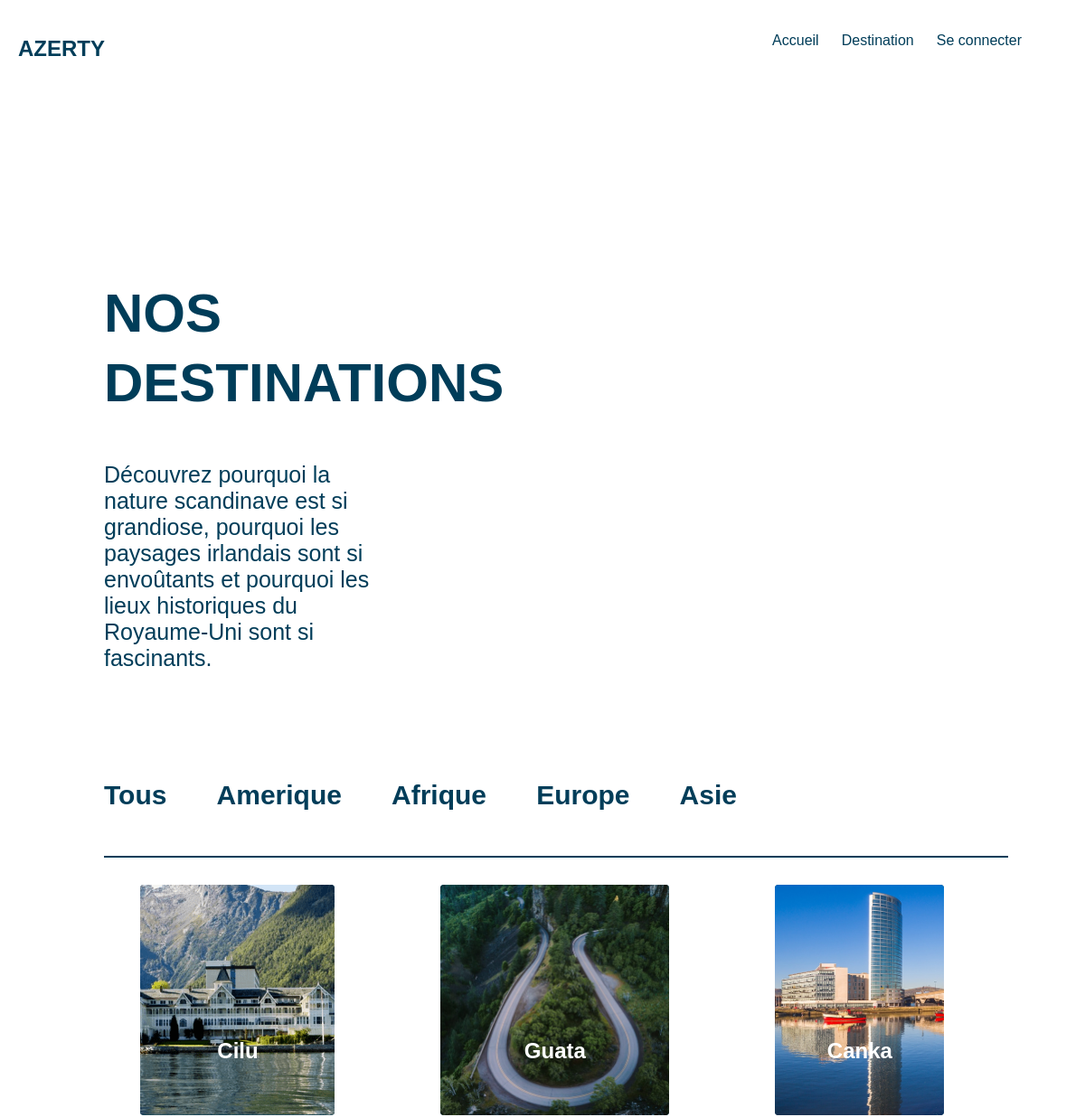
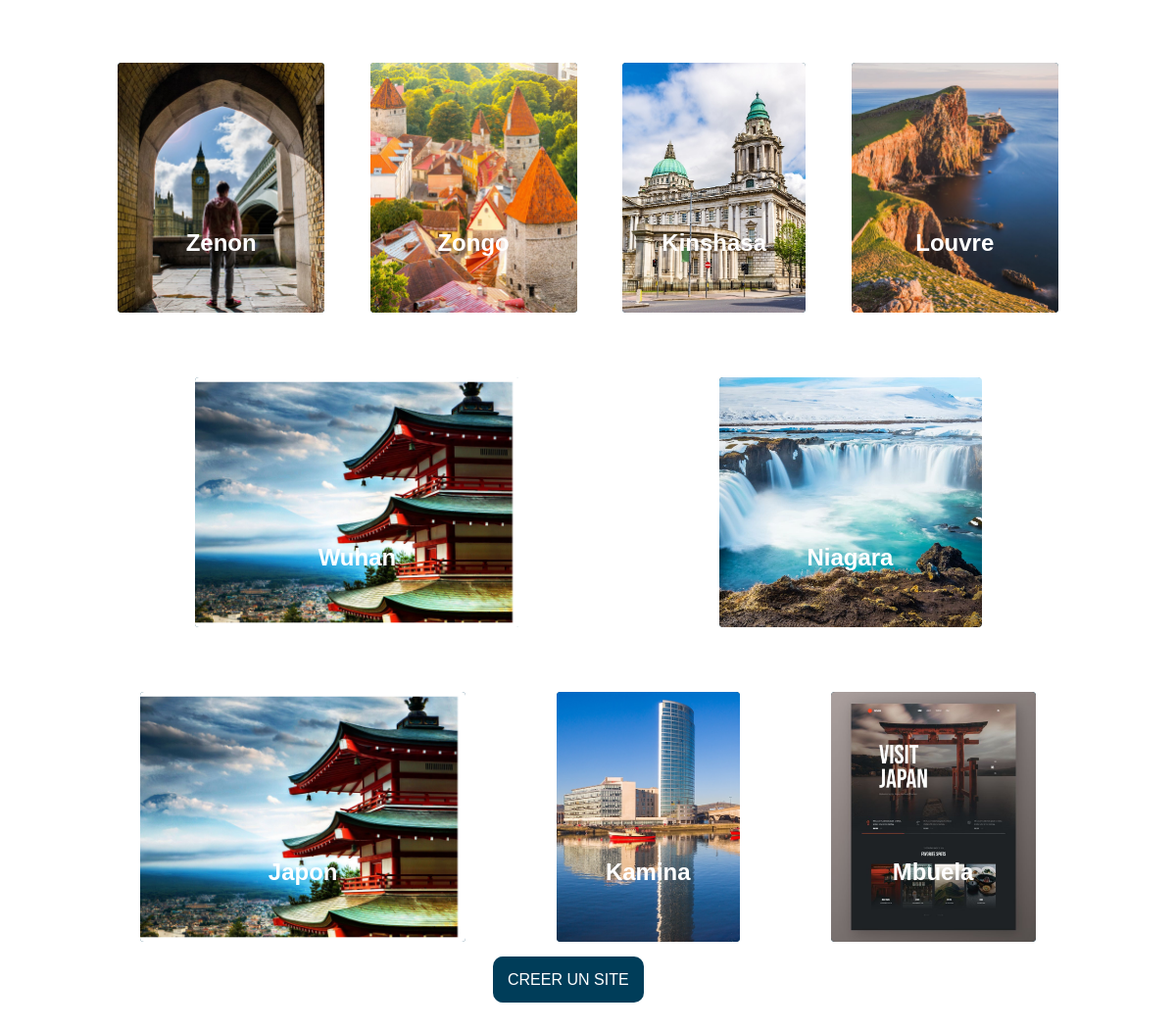
Page /view/html/destination.php on the committed database (2 pictures, top to bottom).
### tables this page shows
CREATE TABLE IF NOT EXISTS `continents` (
  `id` int(11) NOT NULL AUTO_INCREMENT,
  `idContinent` varchar(10) NOT NULL,
  `nom` varchar(10) NOT NULL,
  `photoPath` varchar(50) NOT NULL,
  `description` text NOT NULL,
  PRIMARY KEY (`id`)
);

CREATE TABLE IF NOT EXISTS `medias` (
  `id` int(11) NOT NULL AUTO_INCREMENT,
  `idSite` varchar(10) NOT NULL,
  `path` varchar(100) NOT NULL,
  PRIMARY KEY (`id`)
);

CREATE TABLE IF NOT EXISTS `destinations` (
  `idSite` varchar(10) NOT NULL,
  `idUser` varchar(10) NOT NULL,
  `continent` varchar(20) NOT NULL,
  `pays` varchar(20) NOT NULL,
  `coordonnees` varchar(50) NOT NULL,
  `nom` varchar(100) NOT NULL,
  `description` text NOT NULL,
  PRIMARY KEY (`idSite`)
);

### model/Database.php (called while the page is built, shortened)
<?php
class Database
{
    public $database;
    public function __construct($url, $username, $password)
    {
        $this -> database = new PDO($url, $username, $password);
    }
    public function getRandomContinent()
    {
        try
        {
            $all = $this -> database -> prepare('SELECT * FROM continents');
            $all -> execute();
        }catch(PDOException $e){
            die($e -> getMessage());
        }
        $yes = $all -> fetchAll(PDO::FETCH_ASSOC);
        return $yes;
    }
    public function getRandomDestination($precision = 'tous')
    {
        try
        {
            if($precision == 'tous')
            {
                $all = $this -> database -> prepare('SELECT m.path, m.idSite, d.idSite, d.nom FROM medias m JOIN destinations d WHERE m.idSite = d.idSite');
                $all -> execute();
            }
            else
            {
                $all = $this -> database -> prepare('SELECT m.path, m.idSite, d.idSite, d.nom, d.continent FROM medias m JOIN destinations d WHERE m.idSite = d.idSite AND d.continent = :continent');
                $all -> execute(array(
                    'continent' => $precision
                ));
            }
        }catch(PDOException $e){
            die($e -> getMessage());
        }
        $yes = $all -> fetchAll(PDO::FETCH_ASSOC);
        return $yes;
    }
}
?>

### controller/destinationController.php (the view, shortened to what this page needs)
<?php
require_once dirname(__DIR__, 1).DIRECTORY_SEPARATOR.'model'.DIRECTORY_SEPARATOR.'Database.php';
class destination
{
    public $database;
    public function __construct()
    {
        $this -> database = new Database(URL, USERNAME, PASSWORD);
    }
    public function getRandomDestination($precision = 'tous')
    {
        $rand = array();
        $randNom = array();
        $random = $this -> database -> getRandomDestination($precision);
        for($i = 0; $i < count($random); $i ++)
        {
            $verf = rand(0, count($random)-1);
            if(in_array($verf, $rand))
            {
                $i --;
            }
            else
            {
                if(!in_array($random[$verf]['nom'], $randNom))
                {
                    $randNom[] = $random[$verf]['nom'];
                    echo '<div class="carteImage">
                            <a href="./destinationPerso.php?idDest='. $random[$verf]['idSite'] .'">
                                <h6 class="imageTitle">'. ucfirst($random[$verf]['nom']) .'</h6>
                                <div class="imageDestinationCarte">
                                <img src="'. $random[$verf]['path'] .'" alt="'. $random[$verf]['nom'] .'">
                                </div>
                            </a>
                         </div>';
                }
                $rand[] = $verf;
            }
        }
    }
    public function getRandomContinent()
    {
        $rand = array();
        $random = $this -> database -> getRandomContinent();
        for($i = 0; $i < count($random); $i ++)
        {
            $verf = rand(0, count($random)-1);
            if(in_array($verf, $rand))
            {
                $i --;
            }
            else
            {
                $rand[] = $verf;
                echo '<div class="endroit">
                        <a href="./destination.php?idContinent='. $random[$verf]['idContinent'] .'">
                            <h2>'. $random[$verf]['nom'] .'</h2>
                        </a>
                     </div>';
            }
        }
    }
}
?>

### view/html/header.php (shortened to what this page needs)
<?php
class header
{
    public function __construct($titre, $style)
    { ?>
        <!DOCTYPE html>
        <html lang="fr" dir="ltr">
        <head>
            <link rel="stylesheet" href="<?= $style ?>">
            <link rel='stylesheet' href='https://cdnjs.cloudflare.com/ajax/libs/font-awesome/5.14.0/css/all.min.css'>
            <link rel="stylesheet" href="https://cdnjs.cloudflare.com/ajax/libs/animate.css/4.1.1/animate.min.css">
        </head>
        <header>
        <?php
    }
    public function nav()
    {
        ?>
            <nav>
                <a href="./index.php">
                    <h1>AZERTY</h1>
                </a>
                <div class="onglets">
                    <ul>
                        <li><a href="./index.php">Accueil</a></li>
                        <li><a href="./destination.php">Destination</a></li>
                        <?php
                        if ($_SESSION['nom'] == null) {
                            echo '<li><a href="./login.php">Se connecter</a></li>';
                        } else {
                            echo '<li><a href="./deconnexion.php">Déconnexion</a></li>';
                        }
                        ?>
                    </ul>
                </div>
            </nav>
        </header>
        </html>
<?php }
}

### view/html/destination.php (shortened to what this page needs)
<?php
include('header.php');
require_once dirname(__DIR__, 2) . DIRECTORY_SEPARATOR . 'controller' . DIRECTORY_SEPARATOR . 'destinationController.php';
$header = new header('Destinations', '../Css/style2.css');
$header->nav();
$destination = new destination();
$idContinent = isset($_GET['idContinent']) ? $_GET['idContinent'] : null;
?>
<div class=generale>
    <section class="sousHeader">
        <h1 class="notreDescription">
            Nos Destinations
        </h1>
        <p class="littleDescription">Découvrez pourquoi la nature scandinave est si grandiose, pourquoi les paysages irlandais sont si envoûtants et pourquoi les lieux historiques du Royaume-Uni sont si fascinants.
        </p>
    </section>
    <section class="boxDestination" id="continent">
        <div class="listeDestination">
            <div class="endroit">
                <a href="./destination.php">
                <h2>Tous</h2>
                </a>
            </div>
            <?php
                $destination -> getRandomContinent();
            ?>
        </div>
    </section>
    <section class="imageDestination">
        <?php
        if($idContinent == null)
        {
            $destination->getRandomDestination();
        }
        else
        {
            $destination->getRandomDestination($idContinent);
        }
        ?>
    </section>
            <a href="./creationSite.php" class="btn btn-destination" style="margin-left: 40%;">
                CREER UN SITE
            </a>
</div>
</body>
</html>

### view/Css/style2.css (style rules this page uses)
a { text-decoration: none; color: #003d59; }
h1,h2,h3,h4,h5,h6,p,li,a { color: #003d59; }
header { top: 2; left: 0; width: 100%; }
header nav { display: flex; flex-wrap: wrap; justify-content: space-between; padding: 20px; top: 0;display: flex; flex-wrap: wrap; justify-content: space-between; padding: 20px; top: 0; }
nav .onglets { display: flex; }
nav ul { list-style-type: none; }
header nav ul { display: flex; }
nav li { margin-right: 25px; font-family: 'Franklin Gothic Medium', 'Arial Narrow', Arial, sans-serif; }
nav li { color: #003d59; text-decoration: none; }
ul li { list-style-type: none; }
.notreDescription { text-transform: uppercase; max-width: 500px; font-size: 60px; line-height: 77px; font-family: 'Trebuchet MS', 'Lucida Sans Unicode', 'Lucida Grande', 'Lucida Sans', Arial, sans-serif; }
.littleDescription { padding-right: 200px; max-width: 300px; padding-bottom: 20px; font-family: 'Trebuchet MS', 'Lucida Sans Unicode', 'Lucida Grande', 'Lucida Sans', Arial, sans-serif; }
.btn.btn-destination { width: 220px; color: #fff; background-color: #003d59; padding: 15px; border-radius: 10px; }
.sousHeader { padding: 150px 0 50px; background-color: #fff; }
.listeDestination { display: flex; justify-content: space-between; width: 700px; }
.boxDestination { padding-bottom: 25px; width: 1000px; border-bottom: 2px solid #003d59; z-index: 2; position: relative; }
.boxDestination .listeDestination .endroit a { font-size: 20px; font-weight: bold; }
.imageDestination .carteImage a { position: relative; display: block; }
.generale { padding-left: 115px; padding-right: 115px; }
.imageDestination { margin-top: 30px; position: relative; display: flex; flex-wrap: wrap; justify-content: space-around; gap: 36px; }
.h6, h6 { font-size: 24px; }
.imageDestination .carteImage a .imageTitle { position: absolute; bottom: 1px; left: 0; width: 100%; text-align: center; color: #fff; z-index: 1; }
.imageDestination .carteImage { margin-bottom: 30px; }
.imageDestination .carteImage a .imageDestinationCarte { height: 255px; border: 1px transparent; background: #003d59; border-radius: 4px; }
.imageDestination .carteImage a .imageDestinationCarte img { height: 100%; width: 100%; border-radius: 4px; object-fit: cover; }
.imageDestination .carteImage a .imageDestinationCarte img { -webkit-transition: all 0.5s ease; -moz-transition: all 0.5s ease; -o-transition: all 0.5s ease; transition: all 0.5 ease; will-change: transform; }
.destinationTextContent h3,p { width:380px; font-size: 25px; }

### rows in the picture
continents: nom "Amerique"
continents: nom "Afrique"
continents: nom "Europe"
continents: nom "Asie"
medias: idSite.nom "Cilu", idSite.nom (picture)
medias: idSite.nom "Guata", idSite.nom (picture)
medias: idSite.nom "Canka", idSite.nom (picture)
medias: idSite.nom "Zenon", idSite.nom (picture)
medias: idSite.nom "Zongo", path+idSite (picture)
medias: idSite.nom "Kinshasa", path+idSite (picture)
medias: idSite.nom "Louvre", idSite.nom (picture)
medias: idSite.nom "Wuhan", idSite.nom (picture)
medias: idSite.nom "Niagara", idSite.nom (picture)
medias: idSite.nom "Japon", idSite.nom (picture)
medias: idSite.nom "Kamina", path+idSite (picture)
medias: idSite.nom "Mbuela", idSite.nom (picture)
